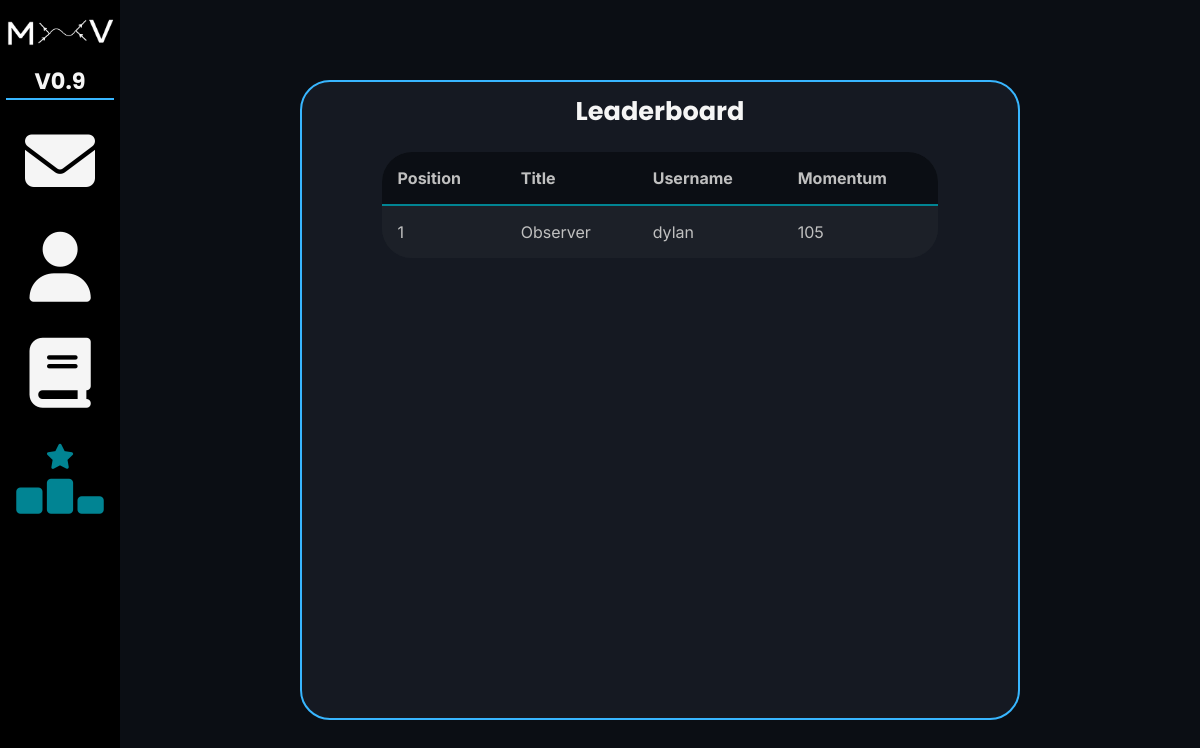
Page /leaderboard/1 on the earlier database version.
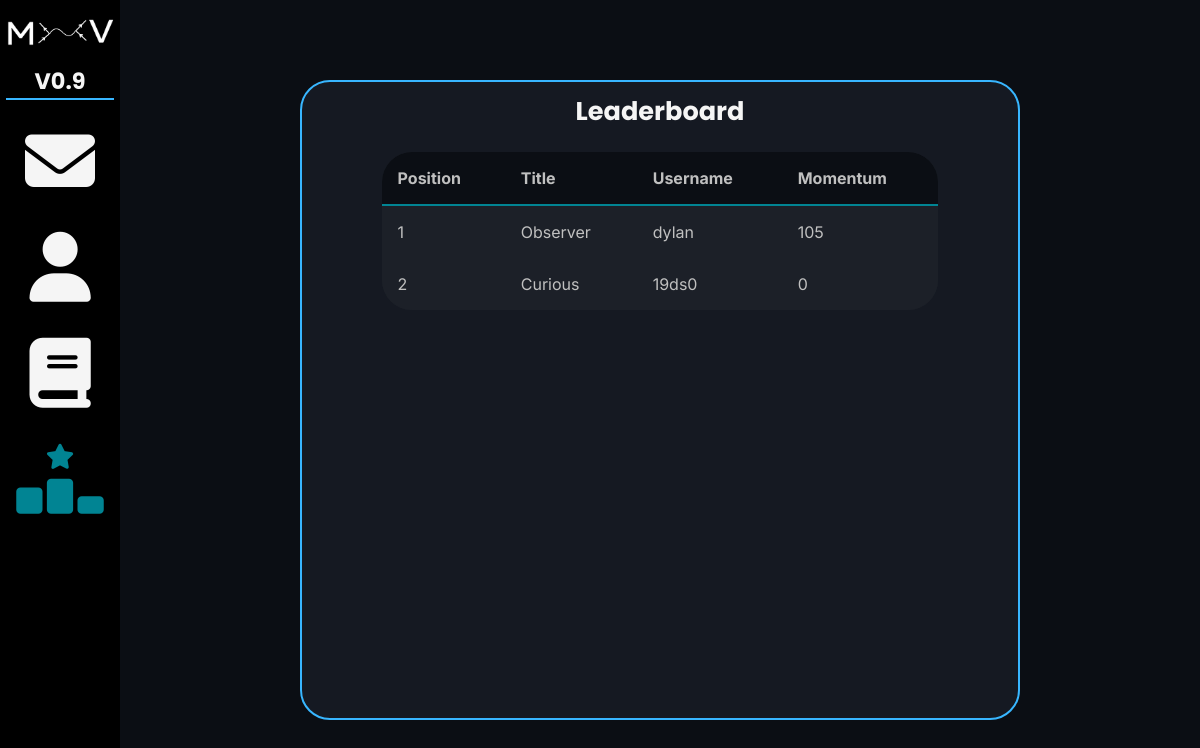
Same page on the later database version.
### database/create_db.py (models this page shows)
class User(db.Model):
    __tablename__ = "users"
    user_id = db.Column(db.Integer, primary_key=True)
    username = db.Column(db.String(10), nullable=False)
    email = db.Column(db.String(254), nullable=False, unique=True)
    password_hash = db.Column(db.Integer)
    bio = db.Column(db.String(200), nullable=False)
    join_date = db.Column(db.DateTime, default=datetime.now)
    verified = db.Column(db.Boolean, default=False)
    code = db.Column(db.Integer, nullable=False)
    profile_picture = db.Column(db.String(255), default="keating_pfp.png")
    title = db.Column(db.String(67), default="Curious")
    temporary_password_hash = db.Column(db.Integer, default=67)
    stats = db.relationship(
        "Stats", uselist=False, back_populates="user", cascade="all, delete-orphan"
    )

### routes/leaderboard.py (the view)
@leaderboard_bp.route("/leaderboard/<int:id>")
def settings(id):
    top_users = Leaderboard.get_top_users()
    return render_template("leaderboard.html", id=id, top_users=top_users)

### database/select_db.py (called while the page is built)
    @staticmethod
    def get_top_users():
        top_users = Stats.query.order_by(Stats.total_momentum.desc()).limit(10).all()
        user_data = []
        for user in top_users:
            user_data.append({
                "username": user.user.username,
                "total_momentum": user.total_momentum,
                "title": user.user.title,
                "profile_picture": user.user.profile_picture
            })
        return user_data

### services/leaderboard_service.py (called while the page is built)
    @staticmethod
    def get_top_users():
        return Select.get_top_users()

### templates/leaderboard.html
{% extends "joined.html" %}
{% block style2 %}
<link rel="stylesheet" href="{{ url_for('static', filename='css/leaderboard.css') }}" />
{% endblock %}
{% block main %}
<main>
	<div class="card" id="leaderboard-div">
		<h2 id="leaderboard-title">Leaderboard</h2>
		<table id="leaderboard-table">
			<tr>
				<th><h4>Position</h4></th>
				<th><h4>Title</h4></th>
				<th><h4>Username</h4></th>
				<th><h4>Momentum</h4></th>
			</tr>
			{% for user in top_users %}
			<tr>
				<td><p>{{ loop.index }}</p></td>
				<td><p>{{ user.title }}</p></td>
				<td><p>{{ user.username }}</p></td>
				<td><p>{{ user.total_momentum }}</p></td>
			</tr>
			{% endfor %}
		</table>
	</div>
</main>
{% endblock %}

### templates/joined.html (shortened to what this page needs)
{% extends "base.html" %} {% block style %}
<link
	rel="stylesheet"
	href="{{ url_for('static', filename='css/joined.css') }}"
/>
<link
	rel="stylesheet"
	href="https://cdnjs.cloudflare.com/ajax/libs/font-awesome/6.5.0/css/all.min.css"
/>
{% block style2 %}{% endblock %} {% endblock %} {% block content %}
<body>
	<header>
		<div id="logo-div">
			<img
				id="MxV-logo"
				src="{{ url_for('static', filename='images/MxVlogo.png')}}"
				alt="MxV logo."
				title="Mass x Velocity"
			/>
			<h3>V0.9</h3>
			<div class="horizontal-bar"></div>
		</div>
		<div id="nav-div">
			<a href="mailto:dylan08code@gmail.com" target="_blank"
				><i class="fa-solid fa-envelope" id="mail"></i
			></a>
			<a href="/home/{{ id }}"><i class="fa-solid fa-user" id="home"></i></a>
			<a href="/topics/{{ id }}"
				><i class="fa-solid fa-book" id="topics"></i
			></a>
			<a href="/leaderboard/{{ id }}"><i class="fa-solid fa-ranking-star" id="leaderboard"></i></a>
		</div>
	</header>
	{% block main %}{% endblock %} {% endblock %}

### templates/base.html (shortened to what this page needs)
<!doctype html>
<html>
	<head>
		<link
			rel="stylesheet"
			href="{{url_for('static', filename='css/styles.css')}}"
		/>
		{% block style %}{% endblock %}
	</head>
	{% block content %}{% endblock %}
</html>

### static/css/styles.css (style rules this page uses)
:root { --bg: #0b0e14; --card: #151922; --border: #38b6ff; --button: #018493; --primary: #f5f5f5; --secondary: #c0c0c0; --input: #1c2028; --error: #b71c1c; }
* { margin: 0; padding: 0; box-sizing: border-box; }
html, body { width: 100%; overflow-x: hidden; height: 100vh; background: var(--bg); }
header { background-color: black; width: 10vw; height: 100vh; position: fixed; z-index: 10; display: flex; flex-direction: column; align-items: center; justify-content: space-around; }
header a, .header-link { transition: 0.3s ease-in-out; }
h1, h2, h3, button, header a, .dropdown, .header-link, input[type="submit"], .button { font-family: "Poppins", system-ui, sans-serif; font-size: 2.2rem; color: var(--primary); }
h2 { font-size: 1.6rem; }
h3, button, header a, .dropdown, input[type="submit"], .button { font-size: 1.4rem; }
p, h4, input[type="email"], input[type="password"], input[type="text"], input[type="file"], textarea, a, input[type="float"] { font-family: "Inter", system-ui, sans-serif; font-size: 1rem; color: var(--secondary); }
h4 { font-weight: bold; }
.card { background-color: var(--card); padding: 0.625rem; border: 2px solid var(--border); border-radius: 1.875rem; }
.horizontal-bar { width: 90%; height: 2px; background-color: var(--border); }

### static/css/joined.css (style rules this page uses)
header { justify-content: flex-start; }
header a { font-size: 4.375rem; }
#logo-div { display: flex; flex-direction: column; align-items: center; margin-bottom: 0.625rem; }
#MxV-logo { width: 100%; }
#nav-div { display: flex; flex-direction: column; align-items: center; }
main { display: flex; flex-direction: column; align-items: center; justify-content: center; width: 90vw; height: 100vh; margin-left: 10vw; }

### static/css/leaderboard.css (style rules this page uses)
:root { --selected-fg: #018493; --bg: #0b0e14; --card: #151922; --border: #38b6ff; --primary: #f5f5f5; --secondary: #c0c0c0; --error: #b71c1c; --even-row: #2b2d31; --odd-row: #1c2028; }
#leaderboard, #leaderboard:hover { color: var(--selected-fg); }
#leaderboard-div { width: 60vw; height: 80vh; display: flex; flex-direction: column; align-items: center; }
#leaderboard-title { margin-bottom: 0.3rem; }
#leaderboard-table { width: 80%; border-collapse: collapse; margin-top: 1rem; background-color: var(--input); border-radius: 1.875rem; }
#leaderboard-table th { background-color: var(--bg); color: #00d4ff; padding: 1rem; text-align: left; border-bottom: 2px solid var(--selected-fg); }
#leaderboard-table th:first-child { border-top-left-radius: 1.875rem; }
#leaderboard-table th:last-child { border-top-right-radius: 1.875rem; }
#leaderboard-table td { padding: 1rem; }
#leaderboard-table tr { background-color: var(--odd-row); }
#leaderboard-table tr:last-child td:first-child { border-bottom-left-radius: 1.875rem; }
#leaderboard-table tr:last-child td:last-child { border-bottom-right-radius: 1.875rem; }

Differences in the rows shown:
added User: title "Curious", username "19ds0", total_momentum "0"
